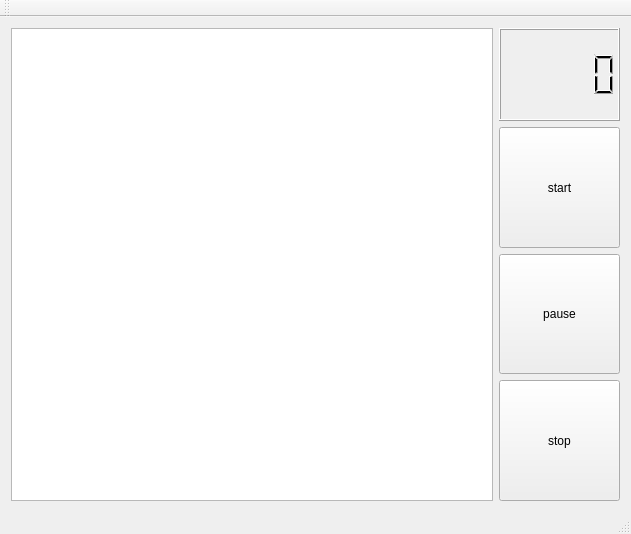
<?xml version="1.0" encoding="UTF-8"?>
<ui version="4.0">
 <class>MainWindow</class>
 <widget class="QMainWindow" name="MainWindow">
  <property name="geometry">
   <rect>
    <x>0</x>
    <y>0</y>
    <width>631</width>
    <height>534</height>
   </rect>
  </property>
  <property name="windowTitle">
   <string>beatMouse</string>
  </property>
  <widget class="QWidget" name="centralWidget">
   <layout class="QHBoxLayout" name="horizontalLayout" stretch="8,2">
    <item>
     <widget class="QGraphicsView" name="graphicsView"/>
    </item>
    <item>
     <layout class="QVBoxLayout" name="verticalLayout_2" stretch="2,8">
      <item>
       <widget class="QLCDNumber" name="lcdNumber"/>
      </item>
      <item>
       <layout class="QVBoxLayout" name="verticalLayout">
        <item>
         <widget class="QPushButton" name="btn_start">
          <property name="sizePolicy">
           <sizepolicy hsizetype="Minimum" vsizetype="Preferred">
            <horstretch>0</horstretch>
            <verstretch>0</verstretch>
           </sizepolicy>
          </property>
          <property name="text">
           <string>start</string>
          </property>
         </widget>
        </item>
        <item>
         <widget class="QPushButton" name="btn_pause">
          <property name="sizePolicy">
           <sizepolicy hsizetype="Minimum" vsizetype="Preferred">
            <horstretch>0</horstretch>
            <verstretch>0</verstretch>
           </sizepolicy>
          </property>
          <property name="text">
           <string>pause</string>
          </property>
         </widget>
        </item>
        <item>
         <widget class="QPushButton" name="btn_stop">
          <property name="sizePolicy">
           <sizepolicy hsizetype="Minimum" vsizetype="Preferred">
            <horstretch>0</horstretch>
            <verstretch>0</verstretch>
           </sizepolicy>
          </property>
          <property name="text">
           <string>stop</string>
          </property>
         </widget>
        </item>
       </layout>
      </item>
     </layout>
    </item>
   </layout>
  </widget>
  <widget class="QMenuBar" name="menuBar">
   <property name="geometry">
    <rect>
     <x>0</x>
     <y>0</y>
     <width>631</width>
     <height>22</height>
    </rect>
   </property>
  </widget>
  <widget class="QToolBar" name="mainToolBar">
   <attribute name="toolBarArea">
    <enum>TopToolBarArea</enum>
   </attribute>
   <attribute name="toolBarBreak">
    <bool>false</bool>
   </attribute>
  </widget>
  <widget class="QStatusBar" name="statusBar"/>
 </widget>
 <layoutdefault spacing="6" margin="11"/>
 <resources/>
 <connections/>
</ui>
